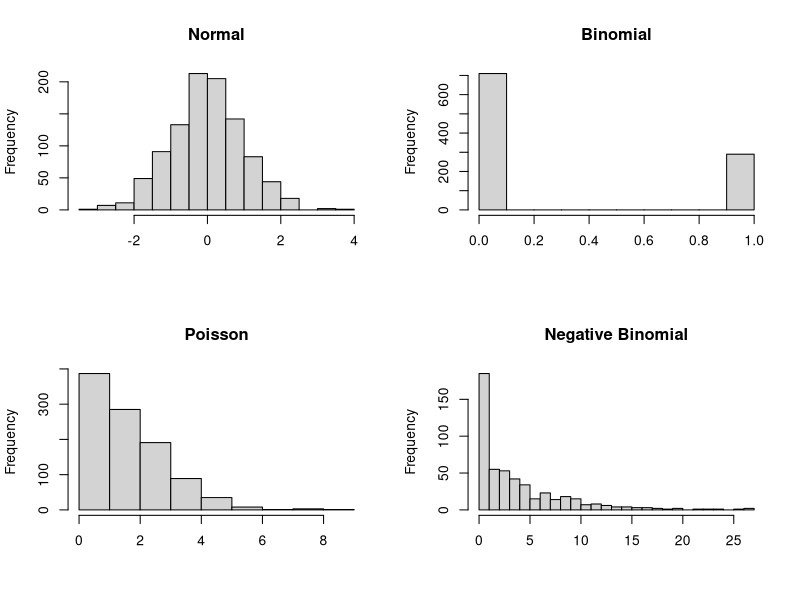
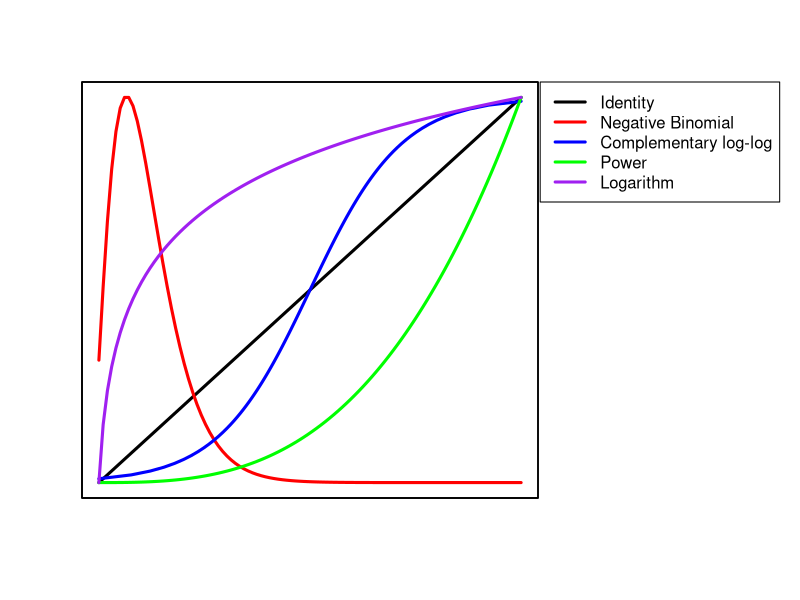
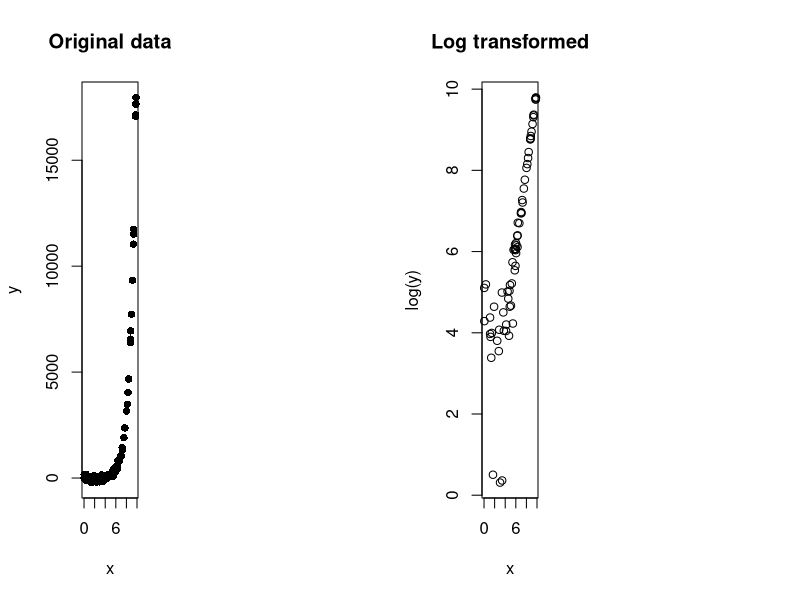
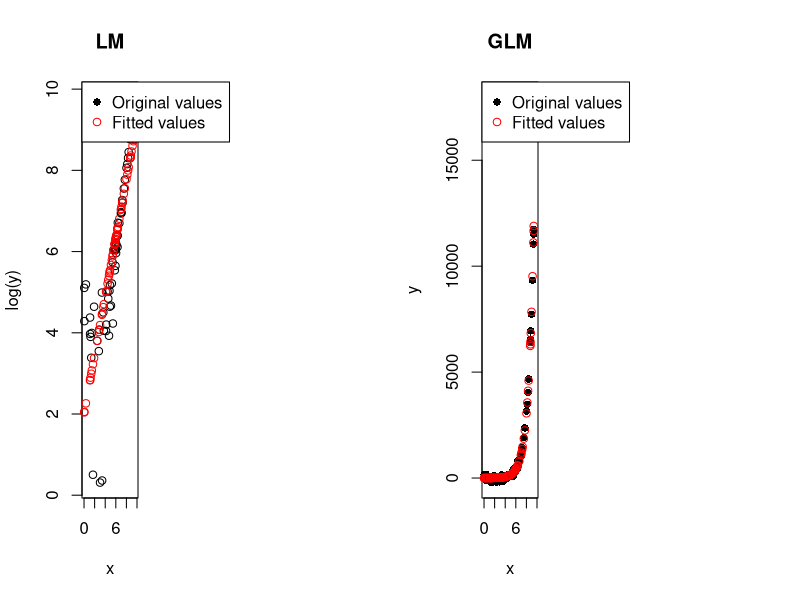
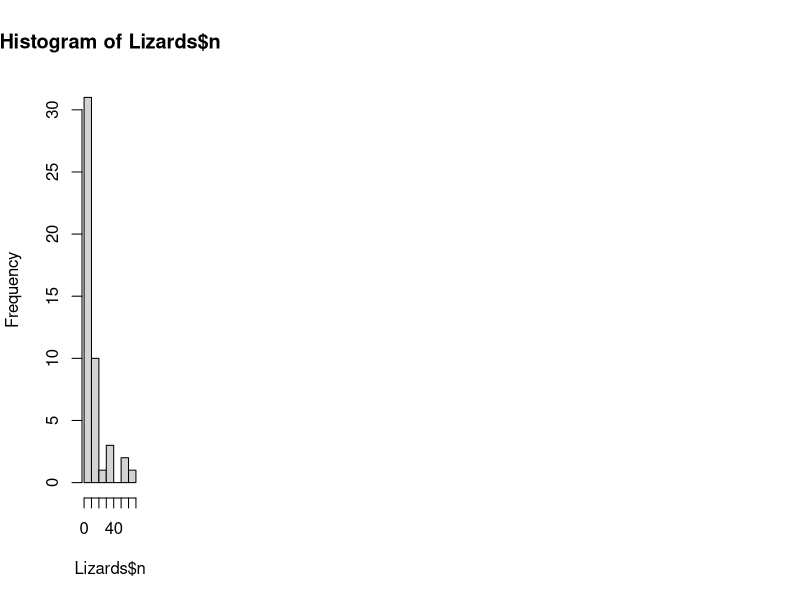
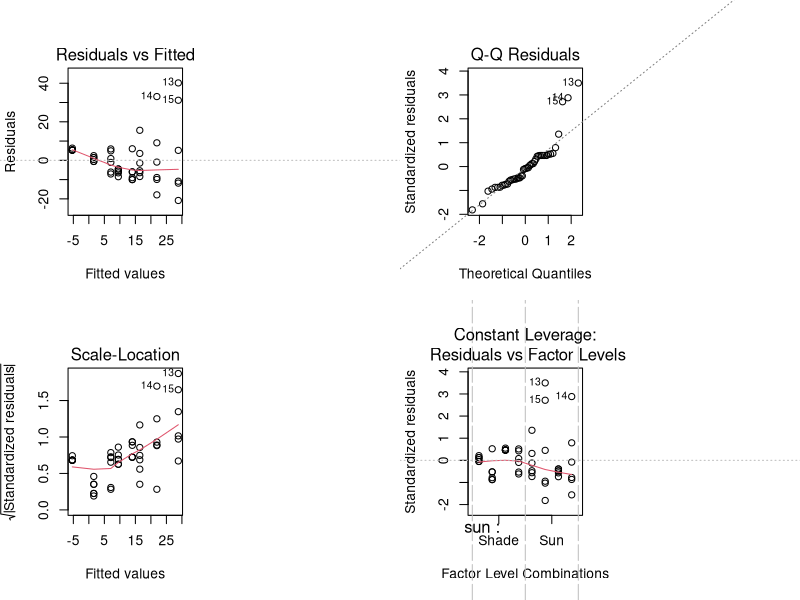
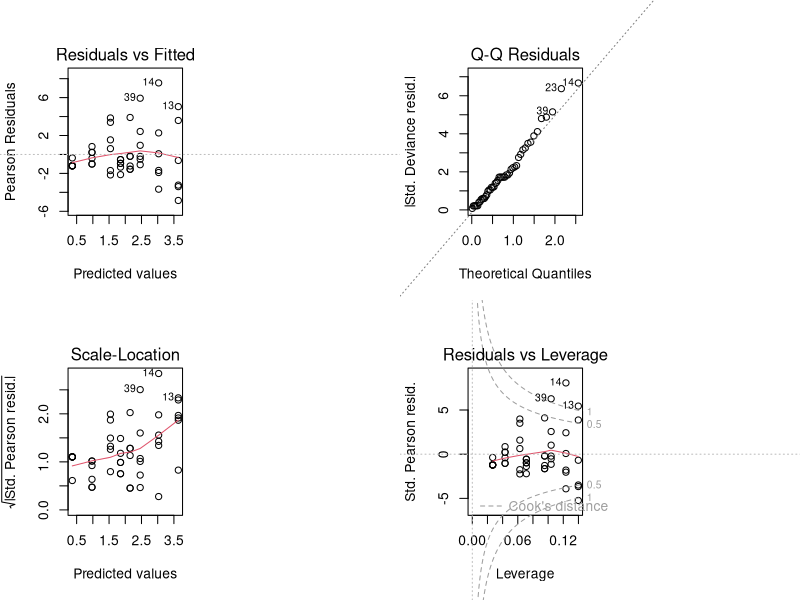
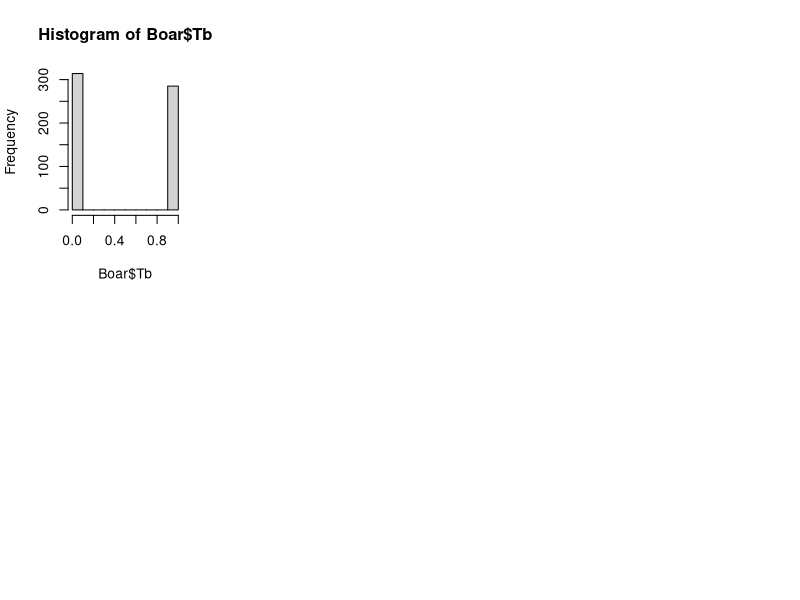

Source code (R) for these figures, in order:
## ---- chunk 1

par(mfrow = c(2,2))
normal <- rnorm(1000)
hist(normal, main = 'Normal', xlab = NULL)

binom <- rbinom(1000, 1, 0.3)
hist(binom, main = 'Binomial', xlab = NULL)

pois <- rpois(1000, 2)
hist(pois, breaks = 9, main = 'Poisson', xlab = NULL)

negbim <- rnbinom(500, mu = 4, size = 1)
hist(negbim, breaks = 20, main = 'Negative Binomial', xlab = NULL)

## ---- chunk 2
par(mfrow = c(1,1))
x <- 1:100
p <- seq(0, 1, 0.01)
Power <- x^3
Logarithm <- log(x)
loglog <- log(p/(1-p))
negbimdis <- dnbinom(x, 3, 0.2)

par(mar=c(5.1, 4.1, 4.1, 13.1), xpd=TRUE)
plot(x, x, type = 'l', lwd = 3, ylab = '', xlab = '', xaxt='n', yaxt='n', bty='L')
par(new=TRUE)
plot(x, negbimdis, type = 'l', lwd = 3, col = 'red', ylab = '', xlab = '', xaxt='n', yaxt='n')
par(new=TRUE)
plot(loglog, p, type = 'l', lwd = 3, col = 'blue', ylab = '', xlab = '', xaxt='n', yaxt='n')
par(new=TRUE)
plot(x, Power, type = 'l', lwd = 3, col = 'green', ylab = '', xlab = '', xaxt='n', yaxt='n')
par(new=TRUE)
plot(x, Logarithm, type = 'l', lwd = 3, col = 'purple', ylab = '', xlab = '', xaxt='n', yaxt='n')
legend(x = 'topright', inset=c(-0.53,0), legend = c('Identity', 'Negative Binomial', 'Complementary log-log', 'Power', 'Logarithm'), col = c('black', 'red', 'blue', 'green', 'purple'), lwd = 3)

## ---- chunk 3
x <- runif(100, 0, 10)
y <- exp(x) + rnorm(length(x), mean = 0, sd = 100)
par(mfrow = c(1,2))
plot(x, y, pch = 16, main = 'Original data')
plot(x, log(y), main = 'Log transformed')
## ---- chunk 4
model1 <- lm(log(y)~x)
model2 <- glm(y~x, family = gaussian (link = "log"), start=c(1, 1))
## ---- chunk 5
par(mfrow = c(1,2))

plot(x, log(y), main = 'LM')
fitedx <- x[as.numeric(names(model1$fitted.values))]
points(fitedx, model1$fitted.values, col = 'red')
legend(x = 'topleft', legend = c('Original values','Fitted values'), pch = c(16, 1), col = c('black','red'))

plot(x, y, pch = 16, main = 'GLM')
points(x, model2$fitted.values, col = 'red')
legend(x = 'topleft', legend = c('Original values','Fitted values'), pch = c(16, 1), col = c('black','red'))
## ---- chunk 6
Lizards <- read.csv('lizards.txt', sep = "\t")
head(Lizards)
## ---- chunk 7
hist(Lizards$n)
## ---- chunk 8
LizardsModelLM <- lm(n ~ sun + height + species, data = Lizards)

LizardsModel <- glm(n ~ sun + height + species, family = poisson (link = log), data = Lizards)
## ---- chunk 9
par(mfrow = c(2,2))
plot(LizardsModelLM)
## ---- chunk 10
par(mfrow = c(2,2))
plot(LizardsModel)
## ---- chunk 11
LizardsModel$deviance / LizardsModel$df.residual
## ---- chunk 12
(LizardsModel$null.deviance - LizardsModel$deviance) / LizardsModel$null.deviance
## ---- chunk 13

summary(LizardsModel)

## ---- chunk 14

Boar <- read.csv('Boar.csv')

head(Boar)
## ---- chunk 15
summary(Boar)
## ---- chunk 16
hist(Boar$Tb)
## ---- chunk 17
LinearBoarModel <- lm(Tb ~ sex * age * length, data = Boar)
par(mfrow = c(2,2))
plot(LinearBoarModel)
## ---- chunk 18
LogitBoarModel <- glm(Tb ~ sex * age * length, family = binomial (link = logit), data = Boar)
## ---- chunk 19
AIC(LogitBoarModel)
(LogitBoarModel$null.deviance - LogitBoarModel$deviance) / LogitBoarModel$null.deviance
## ---- chunk 20
par(mfrow = c(2,2))
plot(LogitBoarModel)
## ---- chunk 21
probitBoarModel <- glm(Tb ~ sex * age * length, family = binomial (link = probit), data = Boar)

cauchitBoarModel <- glm(Tb ~ sex * age * length, family = binomial (link = cauchit), data = Boar)

logBoarModel <- glm(Tb ~ sex * age * length, family = binomial (link = log), data = Boar)

cloglogBoarModel <- glm(Tb ~ sex * age * length, family = binomial (link = cloglog), data = Boar)

AIC(LogitBoarModel, probitBoarModel, cauchitBoarModel, logBoarModel, cloglogBoarModel)
## ---- chunk 22
par(mfrow = c(2,2))
plot(LogitBoarModel)
## ---- chunk 23
LogitBoarModel$deviance / LogitBoarModel$df.residual
